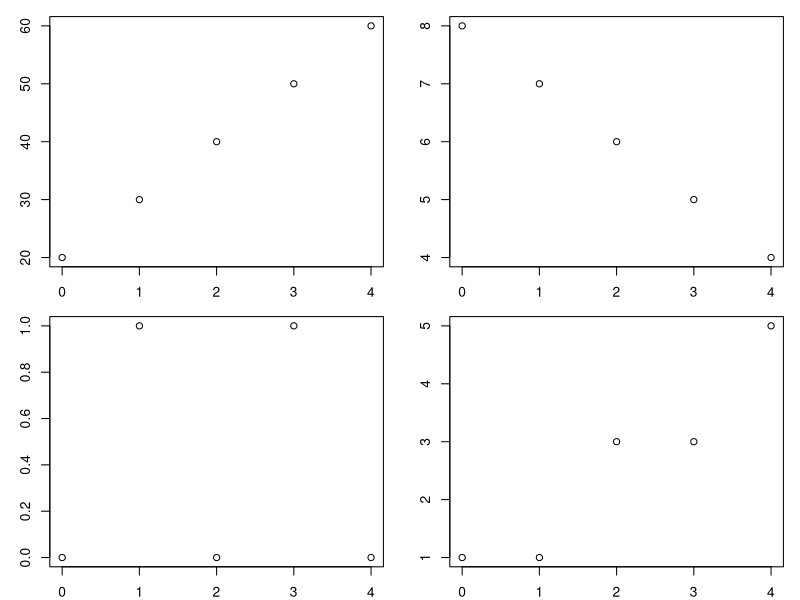
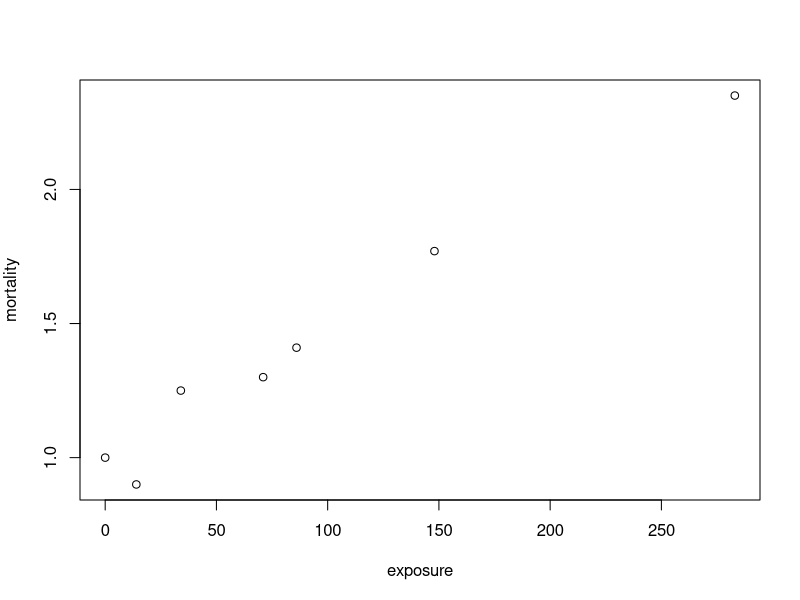
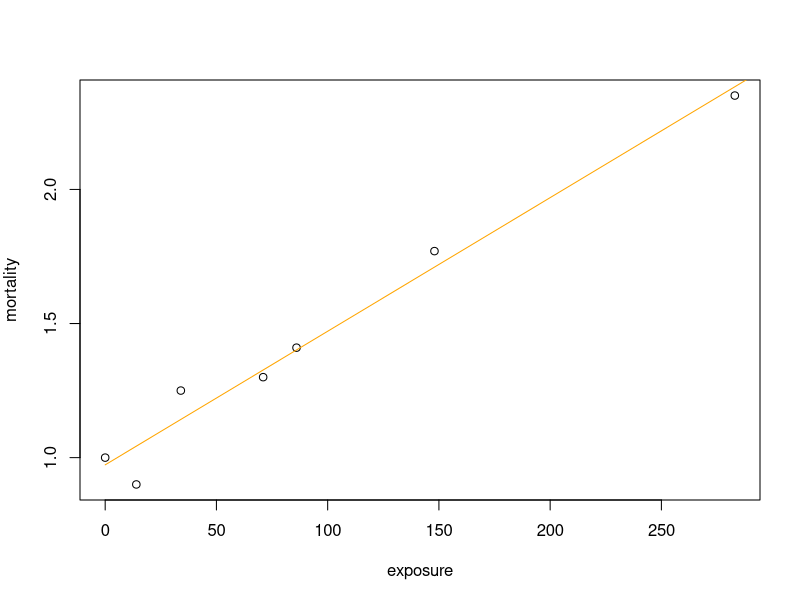
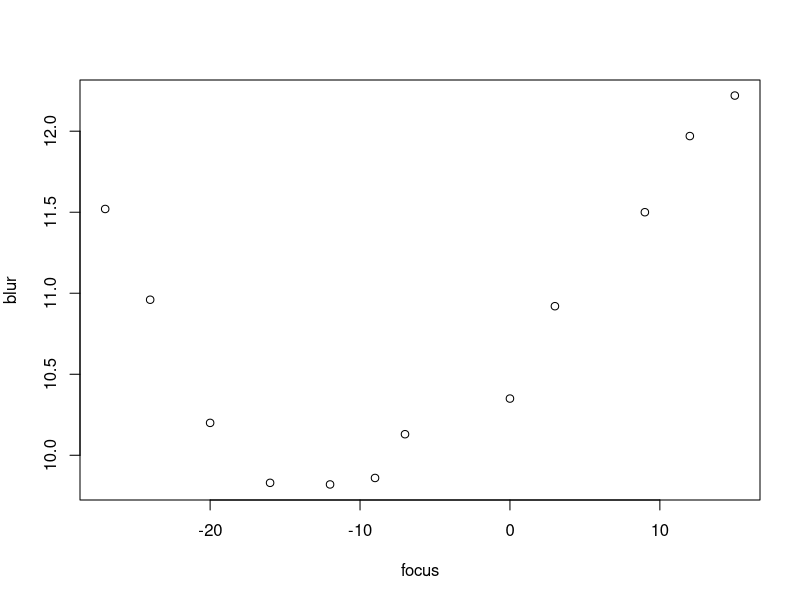
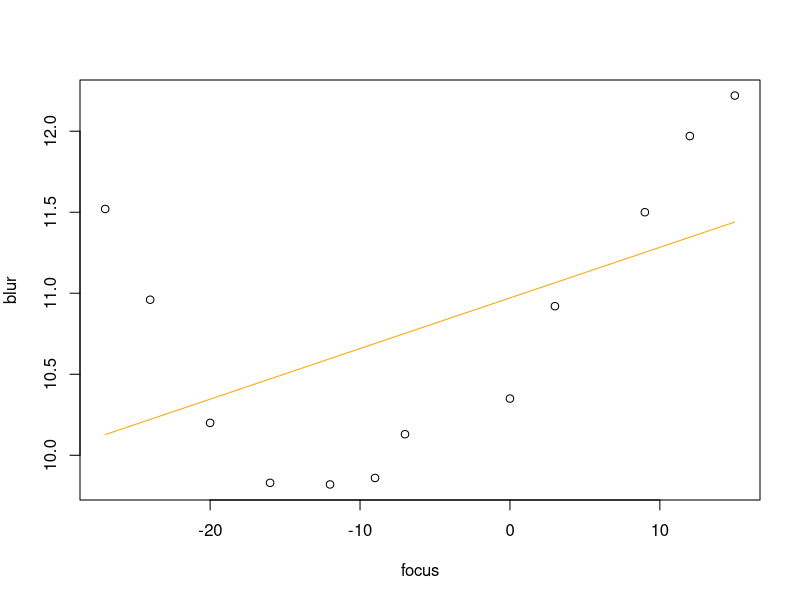
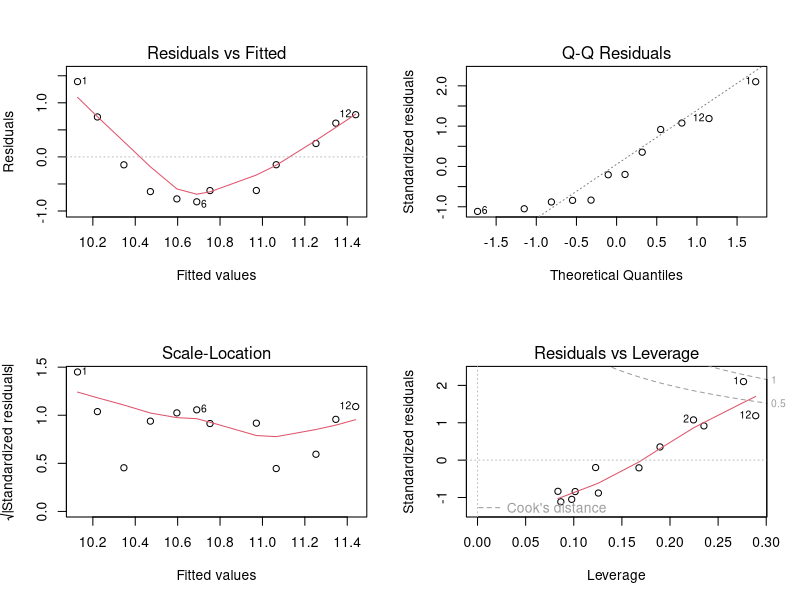
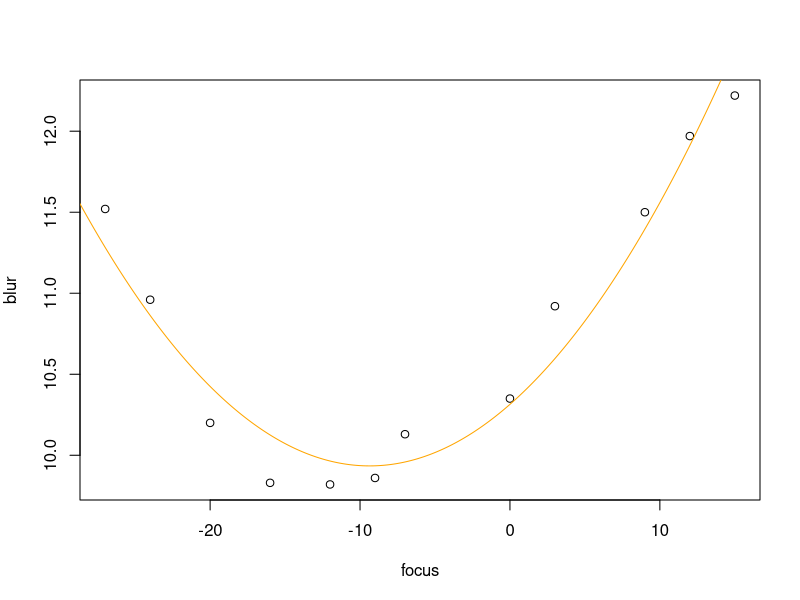
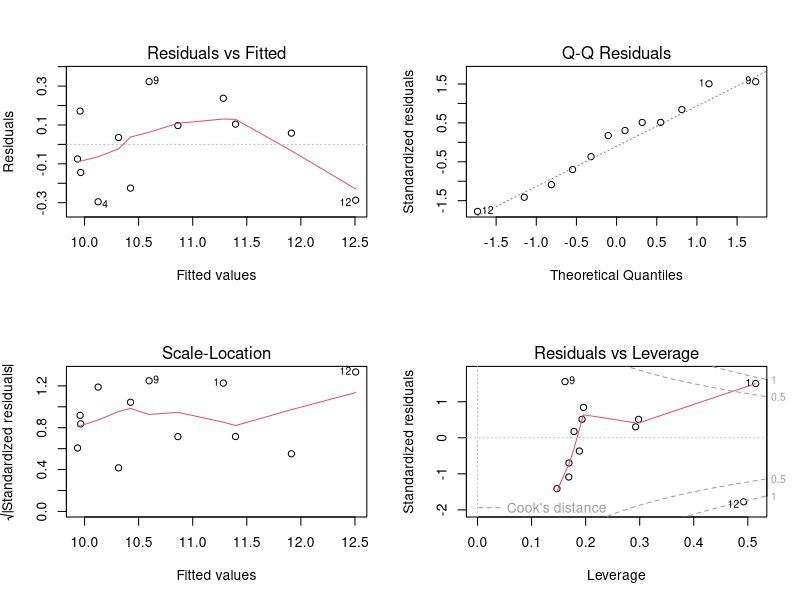

Here is the R script that generated these plots, in order:
## ---- chunk 1
par(mfrow=c(2,2))
par(mar=c(2,3,1,1))
x=c(0, 1, 2, 3, 4)
y1=c(20,30,40,50, 60)
y2=c(8,7, 6,5,4)
y3=c(0,1,0,1,0)
y4=c(1,1,3,3,5)
plot(x, y1)
plot(x,y2)
plot(x, y3)
plot(x, y4)
## ---- chunk 2
par(mfrow=c(1,1))
par(mar=c(5,4,4,2))
## ---- chunk 3
cor(x,y1)
cor(x,y2)
cor(x,y3)
cor(x, y4)
## ---- chunk 4
regression = function(x, y) {
meanx = mean(x)
meany = mean(y)
ssx = sum( (x-meanx)^2 )
ssxy = sum( (x-meanx)*(y-meany) )
b = ssxy / ssx
a = meany-b*meanx
return(list(a=a,b=b))
}
## ---- chunk 5
regression(x, y1)
## ---- chunk 6
regression(x, y2)
## ---- chunk 7
regression(x, y3)
## ---- chunk 8
regression(x, y3)
## ---- chunk 9
regression(x, y4)
## ---- chunk 10
exposure=c(0, 14, 34,71, 86, 148, 283)
mortality=c(1, 0.90, 1.25, 1.30, 1.41, 1.77, 2.35)
plot(exposure,mortality)
## ---- chunk 11
cor(exposure,mortality)

## ---- chunk 12
cor.test(exposure,mortality)

## ---- chunk 13
cor.test(exposure,mortality, method = 'spearman')
## ---- chunk 14
cor.test(exposure,mortality, method = 'kendall')
## ---- chunk 15
rmpar=regression(exposure, mortality)
rmpar
## ---- chunk 16
xplot=c(0, 400)
plot(exposure,mortality)
lines(xplot,rmpar$a+rmpar$b*xplot,col='orange')
## ---- chunk 17
lm(exposure~mortality)
## ---- chunk 18
summary(lm(exposure~mortality))
## ---- chunk 19
100*0.0049816
## ---- chunk 20
(2-rmpar$a)/rmpar$b
## ---- chunk 21
focus=c(-27,-24,-20,-16, -12, -9, -7, 0, 3, 9, 12, 15)
blur=c(11.52, 10.96, 10.2,  9.83,  9.82,  9.86, 10.13, 10.35, 10.92, 11.5, 11.97, 12.22)
plot(focus, blur)
## ---- chunk 22
fit=lm(blur~focus)
plot(focus, blur)
lines(focus, predict(fit), col='orange')
## ---- chunk 23
par(mfrow=c(2,2))
plot(fit)
## ---- chunk 24
par(mfrow=c(1,1))

## ---- chunk 25
qua = lm(blur~focus+I(focus^2))
summary(qua)
## ---- chunk 26
plot(focus,blur)
xplot = seq(-40,20,0.1)
lines(xplot,predict(qua,list(focus=xplot)),col='orange')
## ---- chunk 27
par(mfrow=c(2,2))
plot(qua)
## ---- chunk 28
par(mfrow=c(1,1))
## ---- chunk 29
cubic = lm(blur~focus+I(focus^2)+I(focus^3))
summary(cubic)

## ---- chunk 30
plot(focus,blur)
dg = predict(cubic,list(focus=xplot))
lines(xplot,dg,col='orange',lwd=2)
## ---- chunk 31
xplot[dg==min(dg)]
## ---- chunk 32
xplot[which.min(dg)]

## ---- chunk 33
grb=read.csv('grbenergy.txt', header = TRUE, sep= '')
head(grb)



## ---- chunk 34
plot(grb$Eiso,grb$Epeak)
## ---- chunk 35
x = log(grb$Eiso)
y = log(grb$Epeak)
## ---- chunk 36
linearReg = lm(y~x)
summary(linearReg)
## ---- chunk 37
plot(x,y, xlab='log(Eiso)', ylab='log(Epeak)')
px = sort(x)
lines(px, 6.95+0.18*px, col='blue', lty=3)

## ---- chunk 38
spec=read.csv('specline.csv')
plot(spec)
## ---- chunk 39
linear_model = nls(flux~A+H*exp(-(wav-C)^2/(2*W^2)),start=list(A=0.7,H=1,C=656.3,W=0.2), data=spec)
linear_model
## ---- chunk 40
summary(linear_model)
## ---- chunk 41
plot(spec)
lines(spec$wav,predict(linear_model),col='orange',lwd=3)
## ---- chunk 42
bumpy = read.csv('bumpy.csv')
plot(bumpy)
## ---- chunk 43
lbump = loess(y~x,span=0.2, data=bumpy)
plot(bumpy)
lines(bumpy$x,predict(lbump),col='orange', lwd=4)
## ---- chunk 44
sbump = smooth.spline(bumpy$y~bumpy$x) 
plot(bumpy)
lines(bumpy$x,predict(sbump)$y,col='orange',lwd=4)
## ---- chunk 45
library(mgcv)
gbump = gam(bumpy$y~s(bumpy$x))
plot(bumpy)
lines(bumpy$x,predict(gbump),col='orange',lwd=4)
